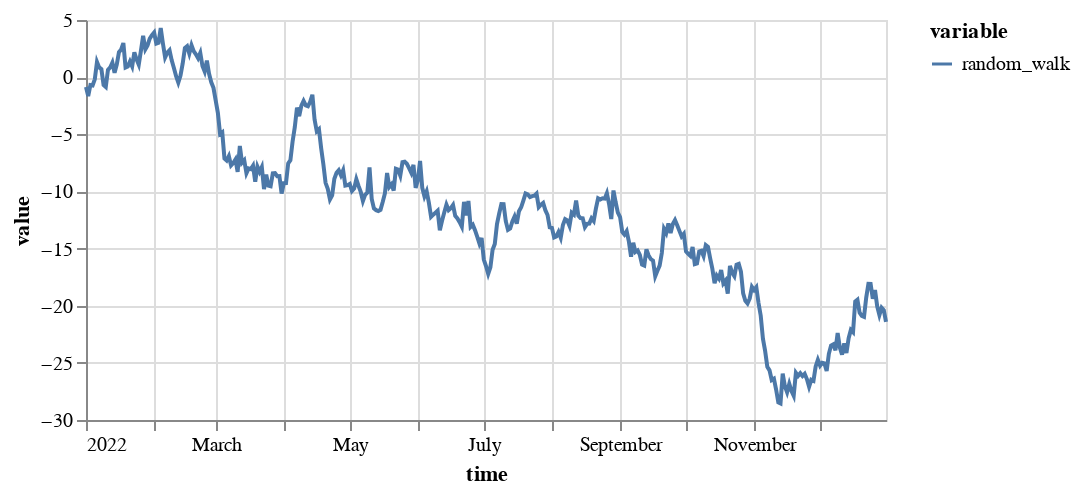

This figure's notebook cell:
### Markdown cell above
## Random Walk Time Series

### Code cell
on.generators.random_walk().generate(start=pd.Timestamp('2022-01-01'), end=pd.Timestamp('2022-12-31')).plot()

### Figure 1 — Vega specification as saved in the notebook (floating-point values rounded to 4 significant figures; data arrays with more than 128 entries replaced by an {"elided": "..."} marker saying what was removed)
{"$schema": "https://vega.github.io/schema/vega/v5.json", "data": [{"name": "source_0", "values": {"elided": "365 records"}, "transform": [{"type": "formula", "expr": "toDate(datum['time'])", "as": "time"}]}, {"name": "source_0_y_domain_value", "values": [{"min": -28.55, "max": 4.296}]}, {"name": "source_0_color_domain_variable", "values": [{"variable": "random_walk"}]}], "marks": [{"type": "group", "name": "layer_0_pathgroup", "from": {"facet": {"data": "source_0", "name": "faceted_path_layer_0_main", "groupby": ["variable"]}}, "encode": {"update": {"height": {"field": {"signal": null, "datum": null, "group": "height", "parent": null}}, "width": {"field": {"signal": null, "datum": null, "group": "width", "parent": null}}}}, "marks": [{"type": "line", "name": "layer_0_marks", "from": {"data": "faceted_path_layer_0_main"}, "sort": {"field": "x"}, "encode": {"update": {"x": {"field": "time", "scale": "x"}, "defined": {"signal": "isValid(datum[\"time\"]) && isFinite(+datum[\"time\"]) && isValid(datum[\"value\"]) && isFinite(+datum[\"value\"])"}, "stroke": {"field": "variable", "scale": "color"}, "y": {"field": "value", "scale": "y"}}}, "style": ["line"]}]}], "scales": [{"name": "x", "type": "time", "domain": {"data": "source_0", "field": "time"}, "range": [0, {"signal": "width"}]}, {"name": "y", "type": "linear", "domain": [{"signal": "(data(\"source_0_y_domain_value\")[0] || {}).min"}, {"signal": "(data(\"source_0_y_domain_value\")[0] || {}).max"}], "range": [{"signal": "height"}, 0], "zero": true, "nice": true}, {"name": "color", "type": "ordinal", "domain": {"data": "source_0_color_domain_variable", "field": "variable", "sort": true}, "range": "category"}], "axes": [{"scale": "x", "orient": "bottom", "tickCount": {"signal": "ceil(width/40)"}, "gridScale": "y", "ticks": false, "zindex": 0, "maxExtent": 0, "grid": true, "aria": false, "labels": false, "minExtent": 0, "domain": false}, {"scale": "y", "ticks": false, "zindex": 0, "domain": false, "grid": true, "minExtent": 0, "orient": "left", "gridScale": "x", "tickCount": {"signal": "ceil(height/40)"}, "aria": false, "maxExtent": 0, "labels": false}, {"scale": "x", "orient": "bottom", "labelFlush": true, "labelOverlap": true, "tickCount": {"signal": "ceil(width/40)"}, "zindex": 0, "title": "time", "grid": false}, {"scale": "y", "tickCount": {"signal": "ceil(height/40)"}, "zindex": 0, "orient": "left", "grid": false, "title": "value", "labelOverlap": true}], "width": 400, "padding": 5, "legends": [{"stroke": "color", "symbolType": "stroke", "title": "variable"}], "style": "cell", "background": "white", "height": 200}
